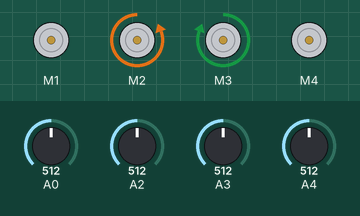
This sketch was run on a simulated Arduino Uno, built with avr-gcc and run on an emulated ATmega328P. On the bench: 4 × DC motor (green arrow = forward, orange = backward, longer = faster). The test bench sets the inputs (shaded band); at power-on: A3 = 512, A4 = 512, A0 = 512, A2 = 512. What the sketch prints to the serial monitor is not drawn.

Above: at 1.2 s.
1.3 s: A3 set to 524
At 2.5 s:
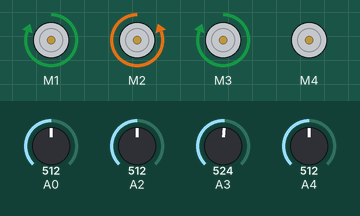
2.8 s: A4 set to 532
At 4.0 s:
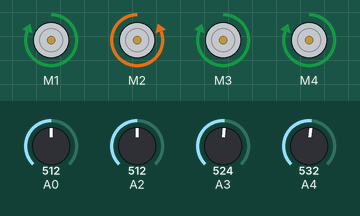
4.3 s: A0 set to 331
5.8 s: A0 set to 308
At 6.3 s:
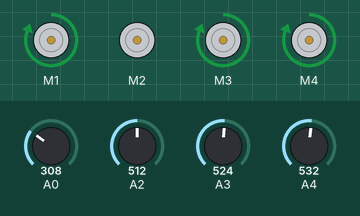
7.3 s: A2 set to 762
At 8.5 s:
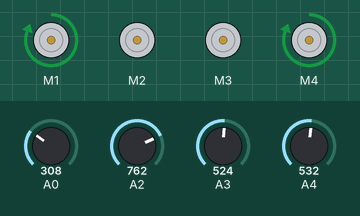
8.8 s: A4 set to 306
At 9.7 s:
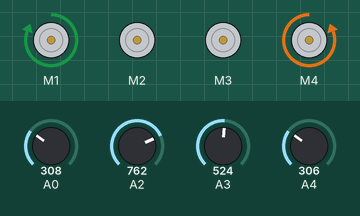
Timing chart, 0 to 11.3 s (numbered marks = the images above; inputs shaded):
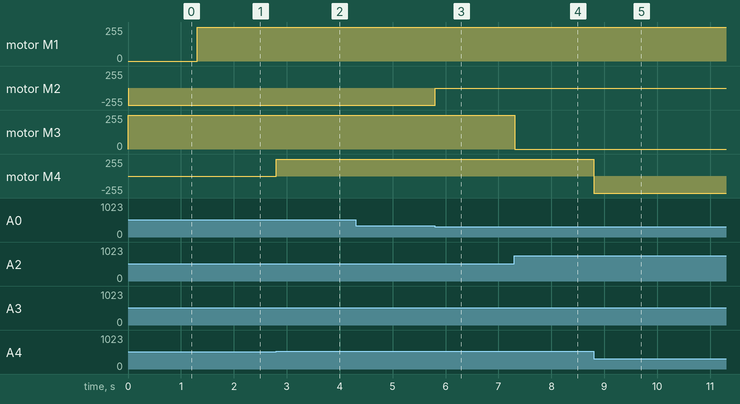

Measured:
- the behaviour switches between 515 and 516 on A3 (found by bisection; images 0 and 1)
- the behaviour switches between 515 and 516 on A4 (found by bisection; images 1 and 2)
- the behaviour switches between 319 and 318 on A0 (found by bisection; images 2 and 3)
- after the input at 1.3 s, motor M1: stopped → forward 255/255 at once
- after the input at 2.8 s, motor M4: stopped → forward 255/255 at once
- after the input at 5.8 s, motor M2: backward 255/255 → stopped at once
- after the input at 7.3 s, motor M3: forward 255/255 → stopped at once
- after the input at 8.8 s, motor M4: forward 255/255 → backward 255/255 at once

The sketch:

LowLevelControl.ino
```cpp
#include <PID_v1_bc.h>

#include <AFMotor.h>

// Motor definition
AF_DCMotor motor0(1, MOTOR12_1KHZ);
AF_DCMotor motor1(2, MOTOR12_1KHZ);
AF_DCMotor motor2(3, MOTOR34_1KHZ);
AF_DCMotor motor3(4, MOTOR34_1KHZ);

// PID variables Kp, Ki, Kd
double setpoint2=752, input2, output2;
double setpoint3=500, input3, output3;
double setpoint0=303, input0, output0;
double setpoint1=500, input1, output1;

int threshold = 15;

PID pid0(&input3, &output0, &setpoint0, 1.0, 1.5, 1.0, DIRECT);
PID pid1(&input0, &output1, &setpoint1, 1.0, 1.5, 1.0, DIRECT);
PID pid2(&input2, &output2, &setpoint2, 1.0, 1.5, 1.0, DIRECT);
PID pid3(&input1, &output3, &setpoint3, 1.0, 1.5, 1.0, DIRECT);

void setup() {
// Initialize serial communication
Serial.begin(115200);

// input0 = analogRead(A0);
// input1 = analogRead(A1);
// input2 = analogRead(A2);
// input3 = analogRead(A3);

// Serial.println("  ");
// Serial.print(" Input 0: ");
// Serial.print(input0);
// Serial.print(" Input 1: ");
// Serial.print(input1);
// Serial.print(" Input 2: ");
// Serial.print(input2);
// Serial.print(" Input 3: ");
// Serial.println(input3);

motor0.setSpeed(255);
motor1.setSpeed(255);
motor2.setSpeed(255);
motor3.setSpeed(255);

// motor3.run(BACKWARD); delay(1000);
// motor3.run(RELEASE);delay(500);

// input0 = analogRead(A0);
// input1 = analogRead(A1);
// input2 = analogRead(A2);
// input3 = analogRead(A3);

// Serial.println(" Input 0: ");
// Serial.println(input0);
// Serial.println(" Input 1: ");
// Serial.println(input1);
// Serial.println(" Input 2: ");
// Serial.println(input2);
// Serial.println(" Input 3: ");
// Serial.println(input3);

// Initialize PID controllers for both motors
pid0.SetMode(AUTOMATIC);
pid0.SetOutputLimits(0, 55);

pid1.SetMode(AUTOMATIC);
pid1.SetOutputLimits(0, 55);

pid2.SetMode(AUTOMATIC);
pid2.SetOutputLimits(0, 55);

pid3.SetMode(AUTOMATIC);
pid3.SetOutputLimits(0, 55);
}

void loop() {


input0 = analogRead(A0);
// Serial.print(" Input 0: ");
// Serial.println(input0);

input1 = analogRead(A4);
// Serial.print(" Input 1: ");
// Serial.println(input1);

input2 = analogRead(A2);
// Serial.print(" Input 2: ");
// Serial.println(input2);

input3 = analogRead(A3);
// Serial.print(" Input 3: ");
// Serial.println(input3);


// Check for serial input to update setpoints
if (Serial.available() > 0) {
  String data = Serial.readStringUntil('\n');
  // Assuming serial input is in the format: "setpoint1,setpoint2,setpoint3,setpoint4"
  int firstComma = data.indexOf(',');
  int secondComma = data.indexOf(',', firstComma + 1);
  int thirdComma = data.indexOf(',', secondComma + 1);

  if (firstComma > 0 && secondComma > firstComma && thirdComma > secondComma) {
    setpoint2 = data.substring(0, firstComma).toDouble();               // First value is for motor 1
    setpoint3 = data.substring(firstComma + 1, secondComma).toDouble(); // Second value is for motor 2
    setpoint0 = data.substring(secondComma + 1, thirdComma).toDouble(); // Third value is for motor 3
    setpoint1 = data.substring(thirdComma + 1).toDouble();              // Fourth value is for motor 4
  }
}

// Bang-bang controller
// joint 2
if (abs(input0 - setpoint0) <= threshold) {
  motor1.run(RELEASE); // Stop the motor if within the threshold
} else if (input0 < setpoint0) {
  motor1.run(FORWARD);
} else {
  motor1.run(BACKWARD);
}
Serial.print(" Joint 2: ");
Serial.print(input0);
Serial.println();
// // joint 3
if (abs(input1 - setpoint1) <= threshold) {
  motor3.run(RELEASE); // Stop the motor if within the threshold
} else if (input1 < setpoint1) {
  motor3.run(BACKWARD);
} else {
  motor3.run(FORWARD);
}
Serial.print(" Joint 3 ");
Serial.print(input1);
Serial.println();
// joint 0
if (abs(input2 - setpoint2) <= threshold) {
  motor2.run(RELEASE); // Stop the motor if within the threshold
} else if (input2 < setpoint2) {
  motor2.run(FORWARD);
} else {
  motor2.run(BACKWARD);
}
Serial.print(" Joint 0: ");
Serial.print(input2);
Serial.println();
// joint 1
if (abs(input3 - setpoint3) <= threshold) {
  motor0.run(RELEASE); // Stop the motor if within the threshold
} else if (input3 < setpoint3) {
  motor0.run(BACKWARD);
} else {
  motor0.run(FORWARD);
}
Serial.print(" Joint 1: ");
Serial.print(input3);
Serial.println();
// // Add a delay to prevent overwhelming the serial monitor
// delay(50);
}
```
